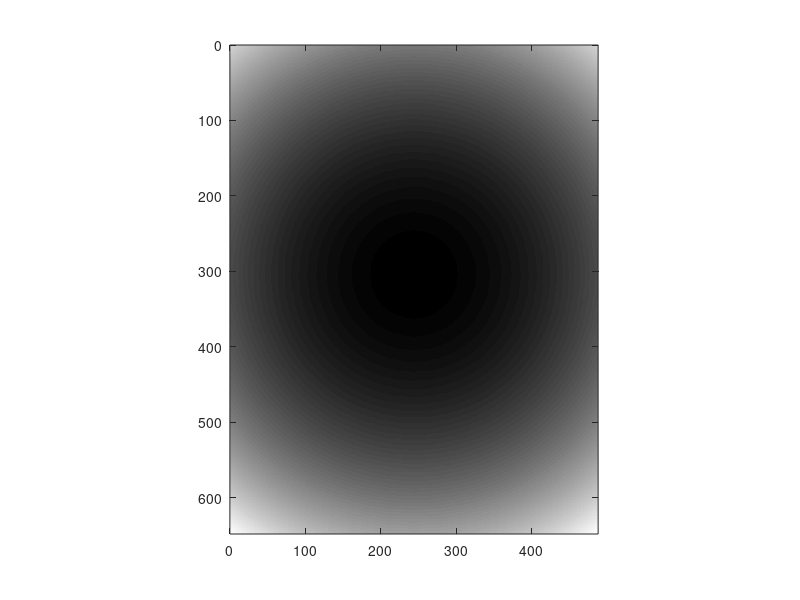

Recreate this plot in MATLAB. (Note: this script raises an error after producing the figure.)
clear all
tic
% Data reading & stacking
frame_width=648;
frame_height=488;

X_overlapping=30;
Y_overlapping=20;

cmin=10;
cmax_set=20;


frame_width_eff=frame_width-X_overlapping;
frame_height_eff=frame_height-Y_overlapping;


num_of_frame_per_division=16;

normalization_factor=50;

X_mosaic_starting_index=0;
Y_mosaic_starting_index=0;


X_mosaic_number=12;%12;
Y_mosaic_number=16;%16;


starting_frame_index=10;   %0.2 micron per frame, start from 1
frame_average_factor=20;    %averaged to stack
total_stack_number=1;

%

total_FOV_number=X_mosaic_number*Y_mosaic_number;
k=0;


%stiched_volume=zeros(frame_width_eff*X_mosaic_number+X_overlapping,frame_height_eff*Y_mosaic_number+Y_overlapping,num_of_frame_per_division);
% correction image generation

% correction 1 (edge summation correction)

correction_A=ones(frame_width,frame_height);

% left&right bound

for tt=1:X_overlapping
    correction_A(tt,:)=correction_A(tt,:)*(tt/(X_overlapping+1));
    correction_A(frame_width-tt+1,:)=correction_A(frame_width-tt+1,:)*(tt/(X_overlapping+1));
end
for tt=1:Y_overlapping
    correction_A(:,tt)=correction_A(:,tt)*(tt/(Y_overlapping+1));
    correction_A(:,frame_height-tt+1)=correction_A(:,frame_height-tt+1)*(tt/(Y_overlapping+1));
end

imagesc(correction_A);
colormap('gray');
axis equal
xlim([0 size(correction_A,2)]);
ylim([0 size(correction_A,1)]);

G_Ratio=1.2;
Gaussian_X_width=400*G_Ratio;
Gaussian_Y_width=300*G_Ratio;
X_offset=-20;
Y_offset=0;

correction_B_X=ones(frame_width,frame_height);
correction_B_Y=ones(frame_width,frame_height);

for tt=1:frame_height
    correction_B_X(:,tt)=gaussmf((1:frame_width),[Gaussian_X_width frame_width/2+X_offset]);
end
for tt=1:frame_width
    correction_B_Y(tt,:)=gaussmf((1:frame_height),[Gaussian_X_width frame_height/2+Y_offset]);
end
correction_B=1./(correction_B_X.*correction_B_Y);

correction_image=correction_A.*correction_B;
%correction_image(:)=1;
imagesc(correction_B);
colormap('gray');
axis equal
xlim([0 size(correction_B,2)]);
ylim([0 size(correction_B,1)]);

stiched_images=zeros(frame_width_eff*X_mosaic_number+X_overlapping,frame_height_eff*Y_mosaic_number+Y_overlapping,total_stack_number);
for NNN=1:total_stack_number
    
    division_starting_index=floor((starting_frame_index+(NNN-1)*frame_average_factor)/num_of_frame_per_division);   %start from zero
    the_starting_frame_index_in_the_first_division=starting_frame_index+(NNN-1)*frame_average_factor-division_starting_index*num_of_frame_per_division;
    division_end_index=((starting_frame_index+NNN*frame_average_factor)/num_of_frame_per_division);
    division_number=division_starting_index:division_end_index;
    temp_frame_volume=zeros(frame_width,frame_height,num_of_frame_per_division*length(division_number));
    stiched_image=zeros(frame_width_eff*X_mosaic_number+X_overlapping,frame_height_eff*Y_mosaic_number+Y_overlapping);
    
    for N=0:(total_FOV_number-1)
        X_number=rem(N,X_mosaic_number)+X_mosaic_starting_index; %0~2
        Y_number=floor(N/X_mosaic_number)+Y_mosaic_starting_index; %0~2
        X_FOV_number=X_number-X_mosaic_starting_index;
        Y_FOV_number=Y_mosaic_number-1-Y_number+Y_mosaic_starting_index;
        if (X_number<10)&&(Y_number<10)
            folder_path=sprintf('D:\\OCT data\\150727\\2015_0727_150727_pig skin_3rd(50 micron)_% d_% d\\',X_number,Y_number);
        elseif (X_number>9)&&(Y_number<10)
            folder_path=sprintf('D:\\OCT data\\150727\\2015_0727_150727_pig skin_3rd(50 micron)_%d_% d\\',X_number,Y_number);
        elseif (Y_number>9)&&(X_number<10)
            folder_path=sprintf('D:\\OCT data\\150727\\2015_0727_150727_pig skin_3rd(50 micron)_% d_%d\\',X_number,Y_number);
        else
            folder_path=sprintf('D:\\OCT data\\150727\\2015_0727_150727_pig skin_3rd(50 micron)_%d_%d\\',X_number,Y_number);
        end
        cd(folder_path);
        mkdir('divide');
        for NN=1:length(division_number)
            file_path=[folder_path sprintf('%08d',division_number(NN))];
            fin=fopen(file_path);
            A=fread(fin,[frame_width,frame_height*num_of_frame_per_division],'float32','b');
            if fin ==-1
                k=k+1;
                fclose('all');
            else
                for q=1:num_of_frame_per_division
                    temp_frame_volume(:,:,(NN-1)*num_of_frame_per_division+q)=A(:,(frame_height*(q-1)+1):frame_height*q).*correction_image;
                end
                fclose('all');
            end
        end
        %temp_frame_volume(:)=1;
        stiched_image(((X_FOV_number)*frame_width_eff+1):((X_FOV_number)*frame_width_eff+frame_width),((Y_FOV_number)*frame_height_eff+1):((Y_FOV_number)*frame_height_eff+frame_height))=stiched_image(((X_FOV_number)*frame_width_eff+1):((X_FOV_number)*frame_width_eff+frame_width),((Y_FOV_number)*frame_height_eff+1):((Y_FOV_number)*frame_height_eff+frame_height))+mean(temp_frame_volume(:,:,the_starting_frame_index_in_the_first_division:(the_starting_frame_index_in_the_first_division+frame_average_factor-1)),3);
        disp(N);

    end
    if max(max(stiched_image))<cmax_set
        cmax=max(max(stiched_image));
    else
        cmax=cmax_set;
    end
    Normailzed_image=(stiched_image-cmin)/cmax;
    Normailzed_image(Normailzed_image>1)=1;
    Normailzed_image(Normailzed_image<0)=0;
    imwrite(Normailzed_image,[cd,'\divide\',sprintf('stiched_image_%.1f micron',(starting_frame_index+(NNN-1)*frame_average_factor)*0.2),'.png']);
    fout=fopen([cd,'\divide\',sprintf('stiched_image_%.1f micron',(starting_frame_index+(NNN-1)*frame_average_factor)*0.2)],'w+');
    fwrite(fout,stiched_image,'float32','b');
end
    %imagesc(histeq(stiched_image,[0 1]));
    %colormap('gray');
    %caxis([0 1]);
    %axis equal
    %xlim([0 size(stiched_image,2)]);
    %ylim([0 size(stiched_image,1)]);
    
    
    %fin2=fopen([cd,'\divide\',sprintf('stiched_image_%.1f micron',(starting_frame_index+(NNN-1)*frame_average_factor)*0.2)]);
    %QQQ=fread(fin2,[size(stiched_image,1),size(stiched_image,2)],'float32','b');

    %imagesc(histeq(stiched_image,[0.2:0.001:0.5]));

    %for QQQ=1:4
    %    Normailzed_image=(mean(stiched_volume(:,:,((QQQ-1)*4+1):((QQQ)*4)),3)-cmin)/cmax;
    %    Normailzed_image(Normailzed_image>1)=1;
    %    %stiched_images(:,:,NN)=mean(stiched_volume,3);
    %    imwrite(Normailzed_image,[cd,'\divide\',sprintf('stiched_image_%d.png',(NN-1)*4+QQQ),'.png']);
    %end
    %for QQQ=1:16
    %    Normailzed_image=(mean(stiched_volume(:,:,QQQ),3)-cmin)/cmax;
    %    Normailzed_image(Normailzed_image>1)=1;
        %stiched_images(:,:,NN)=mean(stiched_volume,3);
    %    imwrite(Normailzed_image,[cd,'\divide3\',sprintf('stiched_image_%d.png',(NN-1)*16+QQQ),'.png']);
    %end
    %stiched_volume=zeros(frame_width_eff*X_mosaic_number+X_overlapping,frame_height_eff*Y_mosaic_number+Y_overlapping,num_of_frame_per_division);
toc
%
disable=1;
if disable==0
frame_starting_index=85;
total_frame_number=20;

%stiched_image=mean(stiched_volume(:,:,frame_starting_index:(frame_starting_index+total_frame_number-1)),3);


%
NNN=1;
stiched_image=stiched_images(:,:,NNN);

imagesc(stiched_image);
colormap('gray');
caxis([cmin cmax]);
axis equal
xlim([0 size(stiched_image,2)]);
ylim([0 size(stiched_image,1)]);

Normailzed_image=(stiched_image-cmin)/cmax;
Normailzed_image(Normailzed_image>1)=1;

imagesc(Normailzed_image);
colormap('gray');
caxis([0 1]);
axis equal
xlim([0 size(stiched_image,2)]);
ylim([0 size(stiched_image,1)]);

%% Stacking
%Frame_spacing=5;
%Stacking_starting_frame=1;
%Total_stacked_frame_number=38;

%for qq=1:Total_stacked_frame_number
%    findex=Stacking_starting_frame+(qq-1)*Frame_spacing;
%    stiched_image=mean(stiched_volume(:,:,findex:(findex+total_frame_number-1)),3);
%    Normailzed_image=(stiched_image-cmin)/cmax;
%    Normailzed_image(Normailzed_image>1)=1;
%    imwrite(Normailzed_image,[cd,'\divide\',sprintf('averaged_frame_%d.png',qq),'.png']);
%end

end
